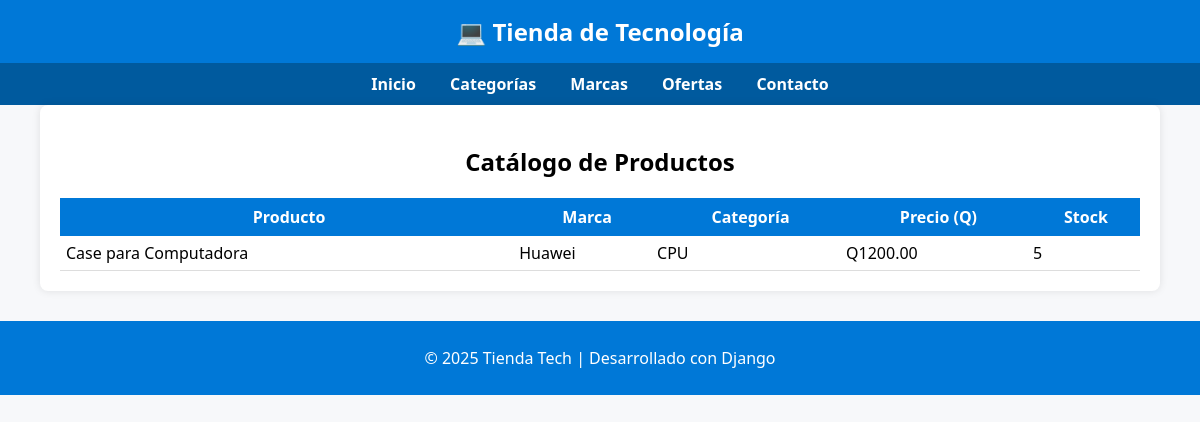
The page /store/ on the database as committed earlier.
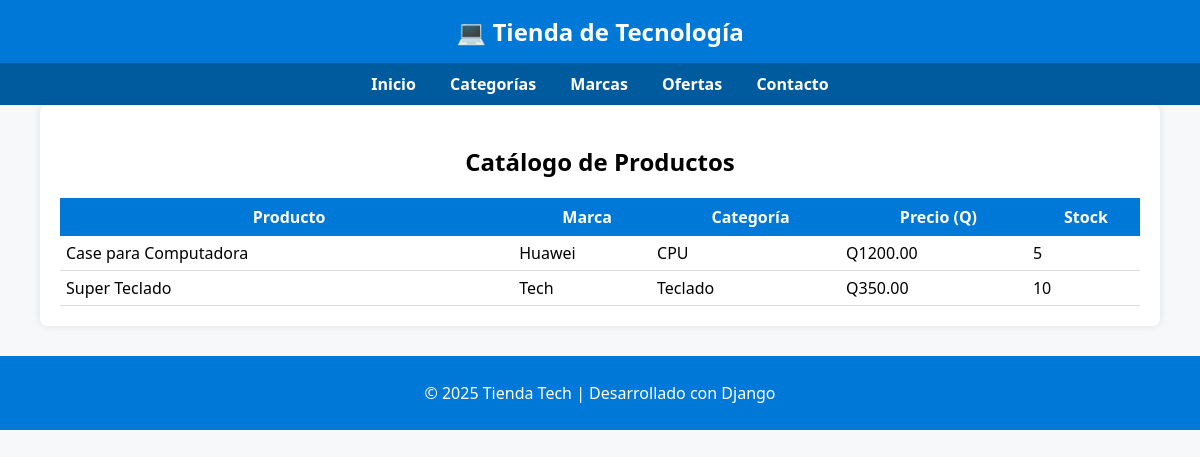
The same page on the database as committed later.
### store/models.py (models this page shows, shortened)
class TimeStampedModel(models.Model):
    created_at = models.DateTimeField(auto_now_add=True)  # Se setea al crear
    updated_at = models.DateTimeField(auto_now=True)      # Se actualiza en cada guardado
    class Meta:
        abstract = True  # No crear tabla para este mixin

class Product(TimeStampedModel):
    category = models.ForeignKey(Category, on_delete=models.PROTECT, related_name='products')
    brand = models.ForeignKey(Brand, on_delete=models.PROTECT, related_name='products')
    name = models.CharField(max_length=150)
    slug = models.SlugField(max_length=170, unique=True)
    price = models.DecimalField(max_digits=10, decimal_places=2)  # hasta 99,999,999.99
    stock = models.PositiveIntegerField(default=0)                # existencias (no negativos)
    is_active = models.BooleanField(default=True)                 # visible/oculto en catálogo
    class Meta:
        indexes = [
            models.Index(fields=['slug']),         # Búsquedas rápidas por slug
            models.Index(fields=['is_active']),    # Filtros por disponibilidad
        ]
        ordering = ['name']
        verbose_name = 'Producto'
        verbose_name_plural = 'Productos'

class Brand(TimeStampedModel):
    name = models.CharField(max_length=100, unique=True)
    slug = models.SlugField(max_length=120, unique=True)
    class Meta:
        ordering = ['name']
        verbose_name = 'Marca'
        verbose_name_plural = 'Marcas'

class Category(TimeStampedModel):
    name = models.CharField(max_length=100, unique=True)  # Nombre visible
    slug = models.SlugField(max_length=120, unique=True)  # Para URL amigable (/laptops/)
    class Meta:
        ordering = ['name']  # Orden alfabético por defecto en consultas
        verbose_name = 'Categoría'
        verbose_name_plural = 'Categorías'

### store/views.py (the view)
# urls.py: path('', views.catalog_view, name='catalog'),
def catalog_view(request):
    products = Product.objects.filter(is_active=True)
    return render(request, 'store/catalog.html', {'products': products})

### store/templates/store/catalog.html (shortened to what this page needs)
{% extends 'store/base.html' %}
{% block content %}
<h2 style="text-align:center;">Catálogo de Productos</h2>
<table style="width:100%; border-collapse:collapse;">
    <thead>
    <tr style="background-color:#0078D7; color:white;">
        <th style="padding:8px;">Producto</th>
        <th>Marca</th>
        <th>Categoría</th>
        <th>Precio (Q)</th>
        <th>Stock</th>
    </tr>
    </thead>
    <tbody>
    {% for p in products %}
        <tr style="border-bottom:1px solid #ddd;">
            <td style="padding:6px;">{{ p.name }}</td>
            <td>{{ p.brand.name }}</td>
            <td>{{ p.category.name }}</td>
            <td>Q{{ p.price }}</td>
            <td>{{ p.stock }}</td>
        </tr>
    {% empty %}
        <tr><td colspan="5" style="text-align:center;">No hay productos disponibles.</td></tr>
    {% endfor %}
    </tbody>
</table>
{% endblock %}

### store/templates/store/base.html (shortened to what this page needs)
<!DOCTYPE html>
<html lang="es">
<head>
</head>
<body>
<header>
    <h1>💻 Tienda de Tecnología</h1>
</header>
<nav>
    <a href="/store/">Inicio</a>
    <a href="/store/categories/">Categorías</a>
    <a href="/store/brands/">Marcas</a>
    <a href="#">Ofertas</a>
    <a href="#">Contacto</a>
</nav>
<main>
    {% block content %}{% endblock %}
</main>
<footer>
    <p>© 2025 Tienda Tech | Desarrollado con Django</p>
</footer>
</body>
</html>

### store/templates/store/base.html (style rules this page uses)
body { font-family: 'Segoe UI', Tahoma, sans-serif; margin: 0; background-color: #f7f8fa; }
header { background-color: #0078D7; color: white; padding: 15px 0; text-align: center; }
header h1 { margin: 0; font-size: 24px; }
nav { background-color: #005a9e; text-align: center; padding: 10px 0; }
nav a { color: white; text-decoration: none; margin: 0 15px; font-weight: bold; }
main { padding: 20px; width: 90%; margin: auto; background-color: white; box-shadow: 0 0 8px rgba(0,0,0,0.1); border-radius: 8px; }
footer { background-color: #0078D7; color: white; text-align: center; padding: 10px 0; margin-top: 30px; }

Rows that differ between the two databases and show on the page:
added Product: name "Super Teclado", brand.name "Tech", category.name "Teclado", price "350.00", stock "10"
